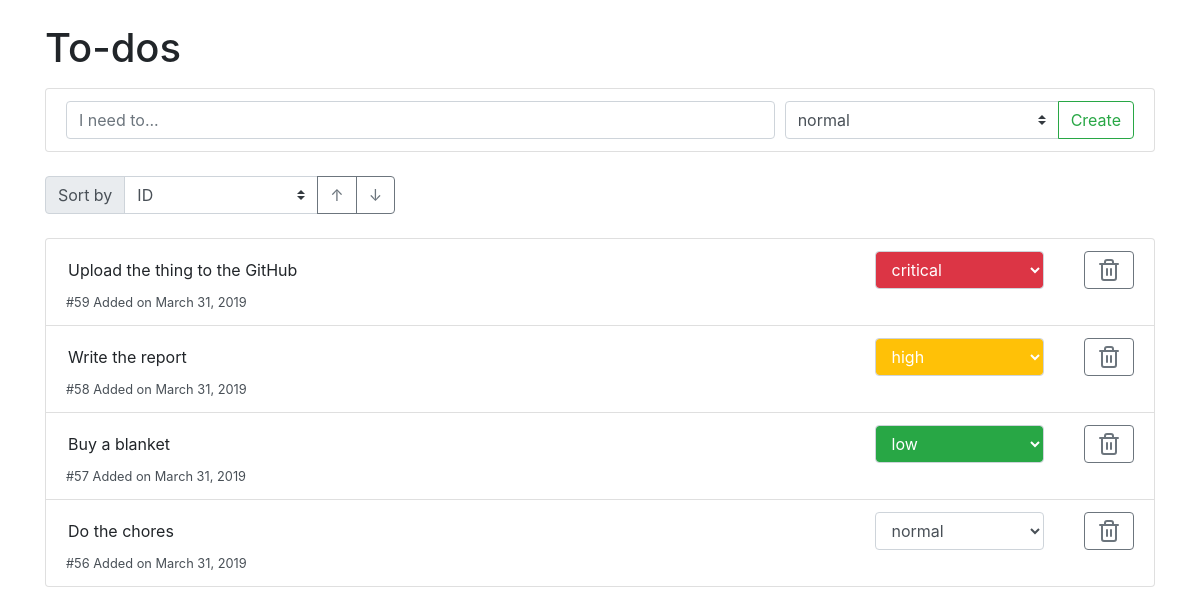
The page / on the database its author committed.
### main/models.py (models this page shows)
class Task(models.Model):
    PRIORITIES = ((0, "low"),
                  (1, "normal"),
                  (2, "high"),
                  (3, "critical"))
    name = models.CharField(max_length=100, verbose_name="Description")
    priority = models.IntegerField(choices=PRIORITIES, default=1, verbose_name="Priority")
    date_created = models.DateField(auto_now_add=True, verbose_name="Date added")
    @property
    def fields_verbose(self):
        return dict([(f.name, f.verbose_name) for f in self._meta.fields + self._meta.many_to_many])
    class Meta:
        ordering = ('-id',)  # new ones first

### main/views.py (the view, shortened to what this page needs)
# urls.py: path('', views.manage_todos, name="list"),
def manage_todos(request):
    ordering = request.GET.get("ordering")
    field_name = request.GET.get("field_name")
    if ordering and field_name:
        ordering = "-" if ordering == "desc" else ""
        queryset = models.Task.objects.order_by(ordering + field_name).all()
    else:
        queryset = models.Task.objects.all()
    task_forms = forms.TaskFormset(queryset=queryset)
    input_form = forms.TaskForm(initial={"priority": 1})  # normal
    fields = None
    if len(task_forms) > 0:
        fields = task_forms[0].instance.fields_verbose
    return render(request, 'main.html', {"task_forms": task_forms,
                                         "input_form": input_form,
                                         "fields": fields})

### main/forms.py
class TaskForm(forms.ModelForm):
    class Meta:
        model = models.Task
        fields = ("name", "priority")
        widgets = {"name": forms.TextInput({"class": "form-control", "placeholder": "I need to..."}),
                   "priority": forms.Select({"class": "custom-select"})}

### templates/main.html (shortened to what this page needs)
<!doctype html>
<html lang="en">
<head>
    <link rel="stylesheet" href="https://stackpath.bootstrapcdn.com/bootstrap/4.3.1/css/bootstrap.min.css"
>
</head>
<body>
<div class="container">
    <div class="row pt-4">
        <div class="col">
            <h1 class="pb-2">To-dos</h1>
        </div>
    </div>
    <div class="row">
        <div class="col">
            <form method="post" action="{% url 'main:create' %}" class="pb-4">
                <ul class="list-group">
                    <li class="list-group-item">
                        <div class="form-row">
                            <div class="col-md-8 pb-2 pb-md-0">
                                {{ input_form.name }}
                            </div>
                            <div class="col input-group">
                                {{ input_form.priority }}
                                <div class="input-group-append">
                                    <input type="submit" class="btn btn-outline-success" value="Create">
                                </div>
                            </div>
                        </div>
                    </li>
                </ul>
            </form>
            {% if fields %}
            <div class="row pb-4">
                <div class="col-md-6 col-lg-4">
                    <div class="input-group">
                        <div class="input-group-prepend">
                            <span class="input-group-text"> Sort by </span>
                        </div>
                        <select class="custom-select">
                            {% for name, verbose_name in fields.items %}
                                <option value="{{ name }}">{{ verbose_name }}</option>
                            {% endfor %}
                        </select>
                        <div class="input-group-append">
                            <button class="btn btn-outline-secondary js-sort-btn" data-ordering="asc" type="button" data-toggle="tooltip" data-placement="top" title="Ascending order">
                                <span>↑</span></button>
                            <button class="btn btn-outline-secondary js-sort-btn" data-ordering="desc" type="button" data-toggle="tooltip" data-placement="top" title="Descending order">↓
                            </button>
                        </div>
                    </div>
                </div>
            </div>
            {% endif %}
            <section>
            <form id="id_task-form" method="post" action="{% url "main:list" %}">
                <ul class="list-group">
                    {% for task_form in task_forms %}
                        <li class="list-group-item list-group-item-action">
                            <div class="form-row individual-form">
                                <div class="col-md-9">
                                    {{ task_form.name }}
                                    <small>#{{ task_form.instance.id }} Added on {{ task_form.instance.date_created }}</small>
                                </div>
                                <div class="col col-md-2">
                                    {{ task_form.priority }}
                                </div>
                                <div class="col col-md-1">
                                    <button class="btn btn-outline-secondary js-delete-item d-flex float-right"><span data-feather="trash-2"></span></button>
                                </div>
                            </div>
                        </li>
                    {% empty %}
                        <li class="list-group-item">There are no tasks yet. Add something</li>
                    {% endfor %}
                </ul>
            </form>
            </section>
        </div>
    </div>
</div>
</body>
</html>

### templates/js-inclusions.html (shortened to what this page needs)
{% load static %}

### rows shown on the page
Task: instance.id "59", instance.date_created "March 31, 2019"
Task: instance.id "58", instance.date_created "March 31, 2019"
Task: instance.id "57", instance.date_created "March 31, 2019"
Task: instance.id "56", instance.date_created "March 31, 2019"

### other values the page prints
form field value "ID"
